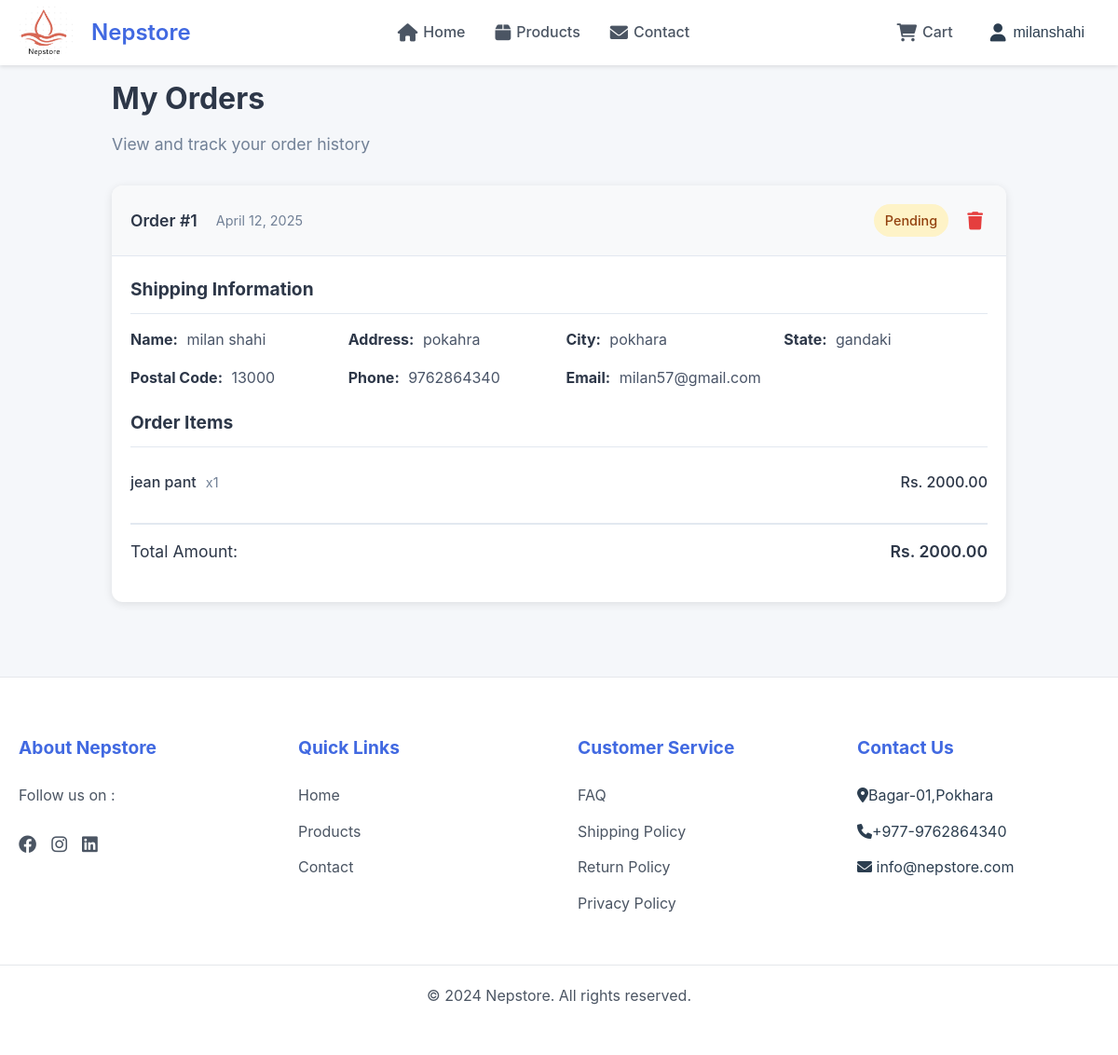
/orders/ (signed in), run on an earlier commit of the app's database.
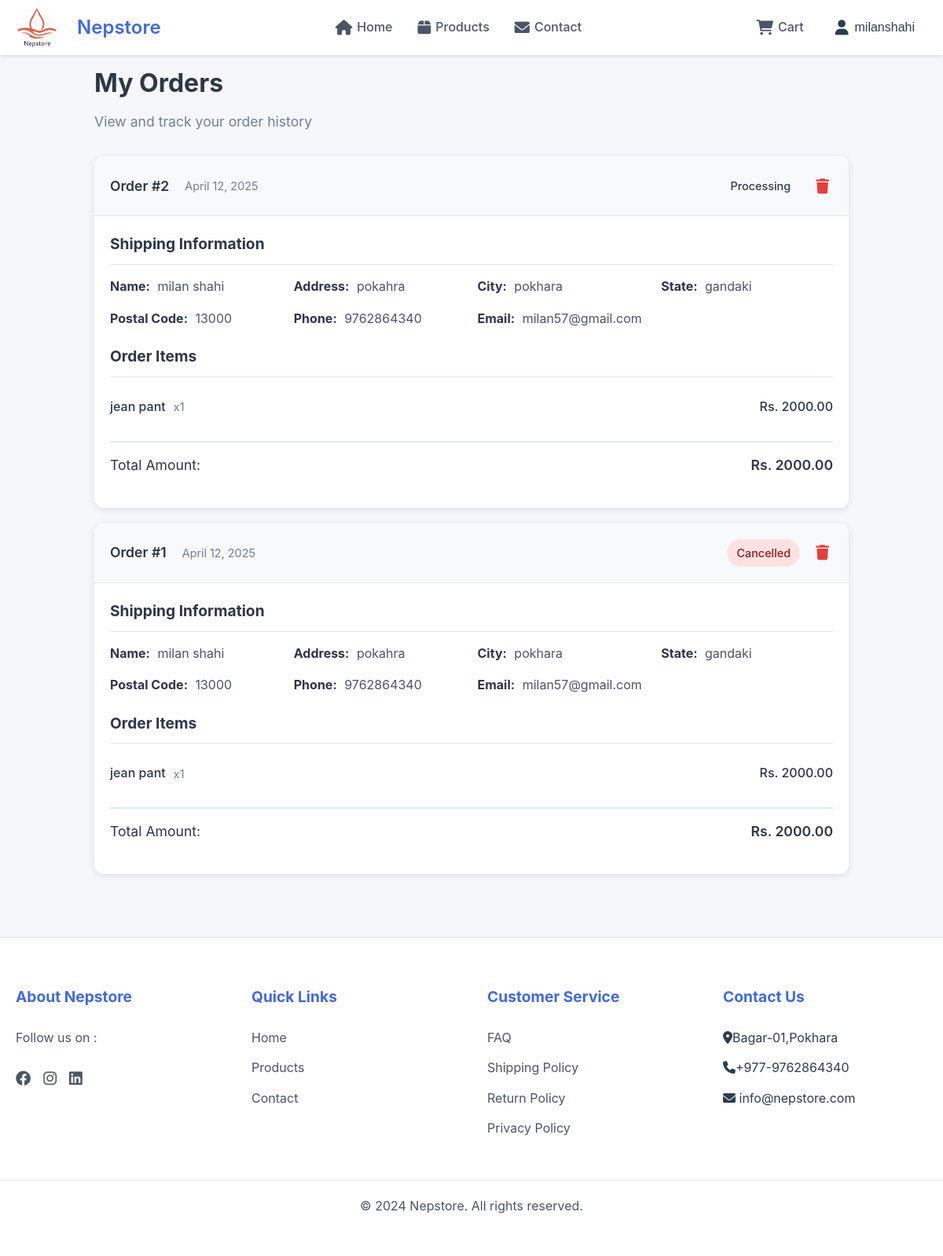
And on a later commit of the database.
### nepmart/models.py (models this page shows, shortened)
class Order(models.Model):
    ORDER_STATUS_CHOICES = [
        ('pending', 'Pending'),
        ('processing', 'Processing'),
        ('shipped', 'Shipped'),
        ('delivered', 'Delivered'),
        ('cancelled', 'Cancelled'),
    ]
    PAYMENT_METHOD_CHOICES = [
        ('cash_on_delivery', 'Cash on Delivery'),
        ('khalti', 'Khalti'),
        ('esewa', 'eSewa'),
    ]
    user = models.ForeignKey(User, on_delete=models.CASCADE)
    full_name = models.CharField(max_length=100)
    email = models.EmailField()
    phone = models.CharField(max_length=15)
    address = models.TextField()
    city = models.CharField(max_length=100)
    state = models.CharField(max_length=100)
    zip_code = models.CharField(max_length=10)
    order_notes = models.TextField(blank=True, null=True)
    total_amount = models.DecimalField(max_digits=10, decimal_places=2)
    payment_method = models.CharField(max_length=20, choices=PAYMENT_METHOD_CHOICES, default='cash_on_delivery')
    payment_completed = models.BooleanField(default=False)
    status = models.CharField(max_length=20, choices=ORDER_STATUS_CHOICES, default='pending')
    created_at = models.DateTimeField(auto_now_add=True)
    updated_at = models.DateTimeField(auto_now=True)
    class Meta:
        ordering = ['-created_at']

class OrderItem(models.Model):
    order = models.ForeignKey(Order, related_name='items', on_delete=models.CASCADE)
    product = models.ForeignKey(Product, on_delete=models.CASCADE)
    quantity = models.PositiveIntegerField(default=1)
    price = models.DecimalField(max_digits=10, decimal_places=2)
    total = models.DecimalField(max_digits=10, decimal_places=2)
    class Meta:
        ordering = ['order', 'id']

class Product(models.Model):
    name = models.CharField(max_length=200)
    slug = models.SlugField(unique=True, blank=True, null=True)
    category = models.ForeignKey(Category, on_delete=models.SET_NULL, null=True, blank=True, related_name='products')
    image = models.ImageField(upload_to='products/')
    brand = models.CharField(max_length=100)
    price = models.DecimalField(max_digits=10, decimal_places=2)
    old_price = models.DecimalField(max_digits=10, decimal_places=2, null=True, blank=True)
    discount = models.IntegerField(null=True, blank=True)
    description = models.TextField()
    reviews = models.IntegerField(default=0)
    created_at = models.DateTimeField(auto_now_add=True)

### nepmart/views.py (the view, shortened to what this page needs)
# urls.py: path('orders/', views.orders, name='orders'),
@login_required
def orders(request):
    orders = Order.objects.filter(user=request.user).order_by('-created_at')
    return render(request, 'orders.html', {'orders': orders})

### nepmart/templates/orders.html (shortened to what this page needs)
{% extends 'base.html' %}
{% load static %}
{% block content %}
<div class="orders-container">
    <div class="orders-header">
        <h1>My Orders</h1>
        <p>View and track your order history</p>
    </div>
    {% if orders %}
        <div class="orders-list">
            {% for order in orders %}
            <div class="order-card" id="order-{{ order.id }}">
                <div class="order-header">
                    <div class="order-meta">
                        <span class="order-number">Order #{{ order.id }}</span>
                        <span class="order-date">{{ order.created_at|date:"F d, Y" }}</span>
                    </div>
                    <div class="order-actions">
                        <div class="order-status status-{{ order.status }}">
                            {{ order.status|title }}
                        </div>
                        <button class="delete-order-btn" data-order-id="{{ order.id }}">
                            <i class="fas fa-trash"></i>
                        </button>
                    </div>
                </div>
                <div class="order-content">
                    <div class="shipping-info">
                        <h3>Shipping Information</h3>
                        <div class="shipping-details">
                            <p><strong>Name:</strong> {{ order.full_name }}</p>
                            <p><strong>Address:</strong> {{ order.address }}</p>
                            <p><strong>City:</strong> {{ order.city }}</p>
                            <p><strong>State:</strong> {{ order.state }}</p>
                            <p><strong>Postal Code:</strong> {{ order.zip_code }}</p>
                            <p><strong>Phone:</strong> {{ order.phone }}</p>
                            <p><strong>Email:</strong> {{ order.email }}</p>
                        </div>
                    </div>
                    <div class="order-items">
                        <h3>Order Items</h3>
                        <div class="items-list">
                            {% for item in order.items.all %}
                            <div class="item">
                                <div class="item-info">
                                    <span class="item-name">{{ item.product.name }}</span>
                                    <span class="item-quantity">x{{ item.quantity }}</span>
                                </div>
                                <span class="item-price">Rs. {{ item.total }}</span>
                            </div>
                            {% endfor %}
                        </div>
                        <div class="order-total">
                            <span>Total Amount:</span>
                            <span class="total-price">Rs. {{ order.total_amount }}</span>
                        </div>
                    </div>
                </div>
            </div>
            {% endfor %}
        </div>
    {% endif %}
</div>
{% endblock %}

What changed in the data, as far as the page shows it:
added Order: id "2", created_at "April 12, 2025", status "Processing", full_name "milan shahi", address "pokahra", city "pokhara", state "gandaki", zip_code "13000", phone "9762864340", email "milan57@gmail.com", total_amount "2000.00"
added OrderItem: product.name "jean pant", quantity "1", total "2000.00", shown under "2"
changed Order id 1: status "Pending" → "Cancelled"
